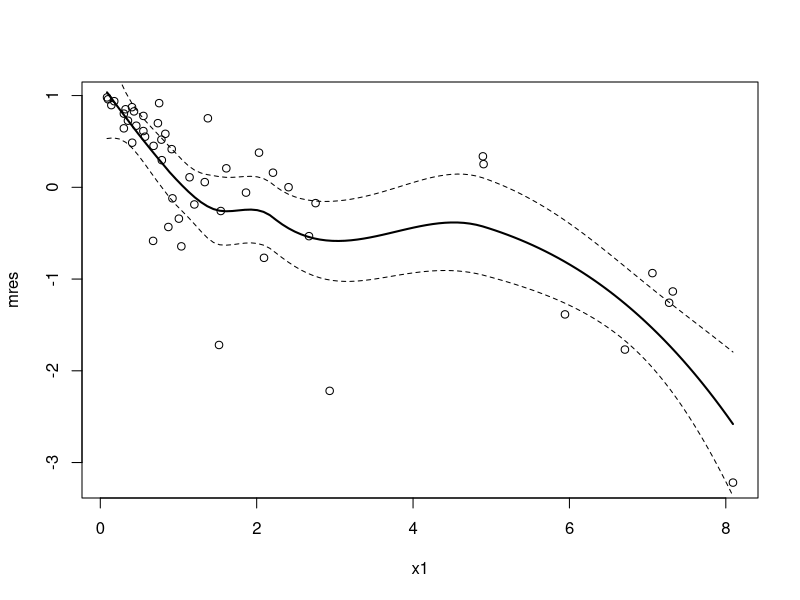
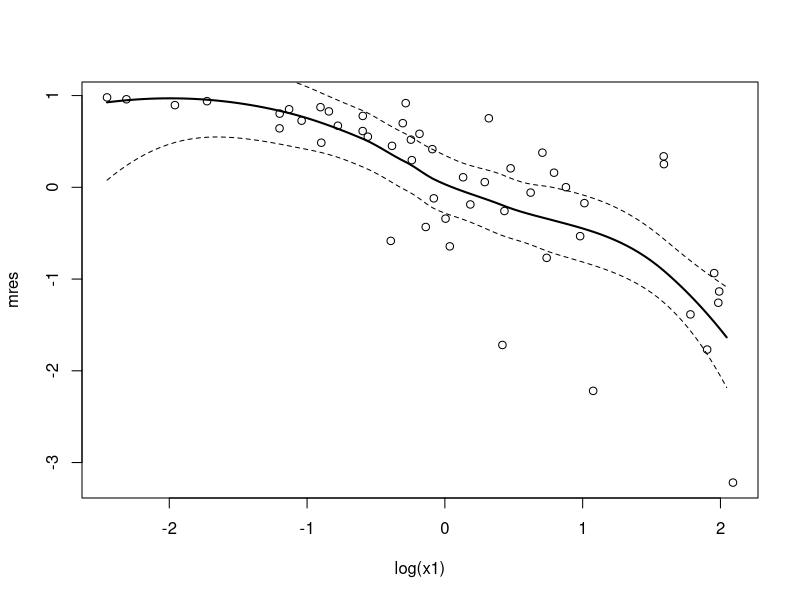
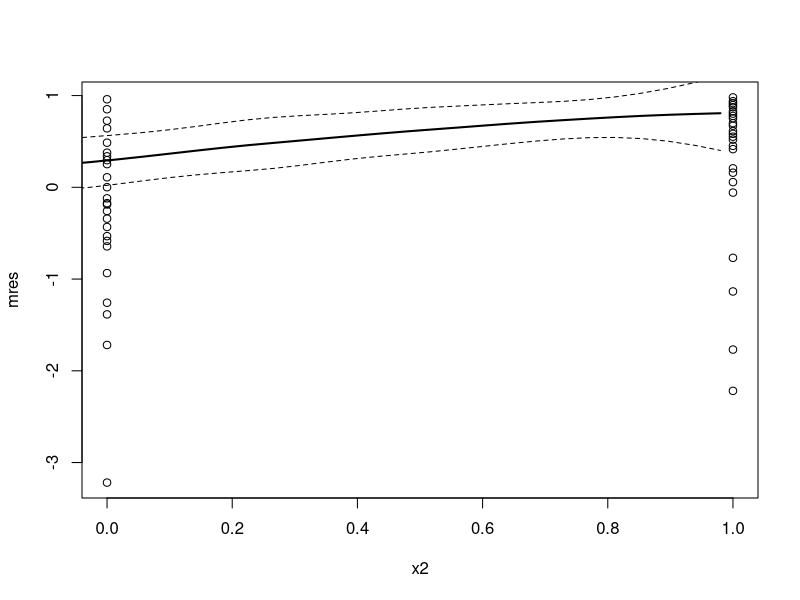
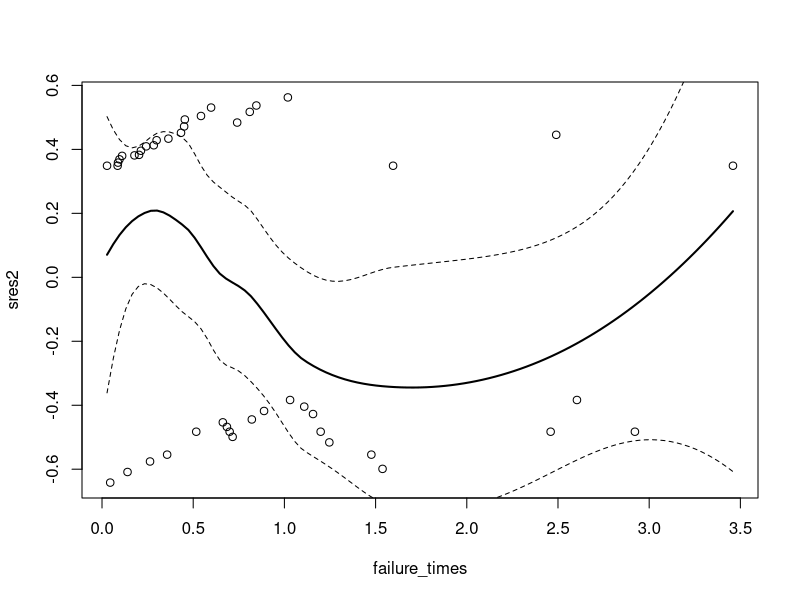
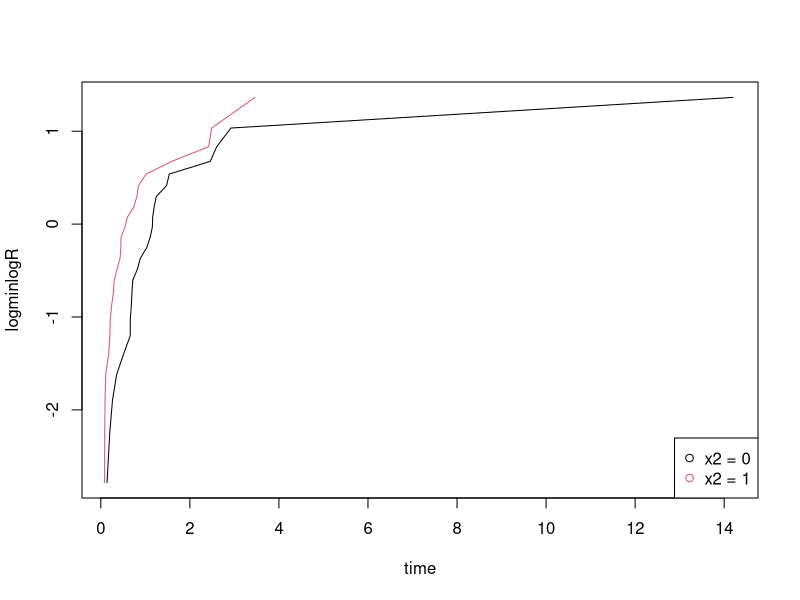
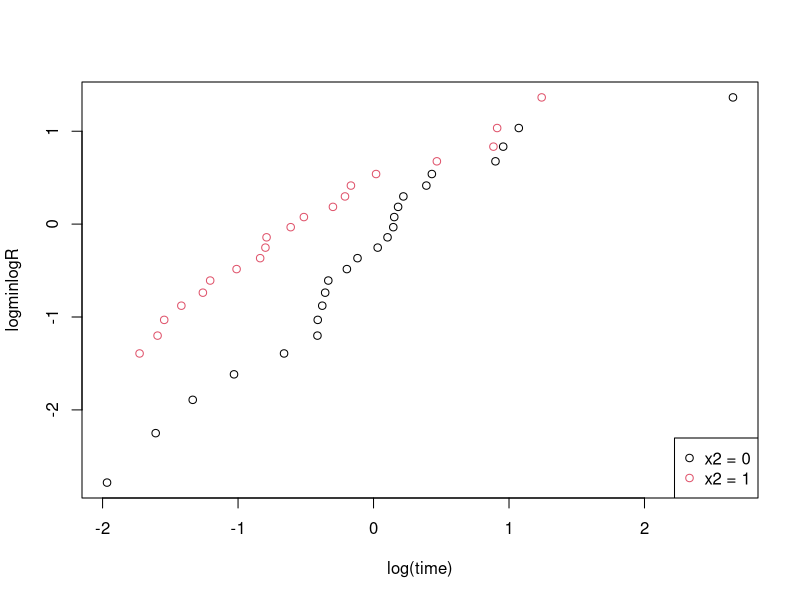
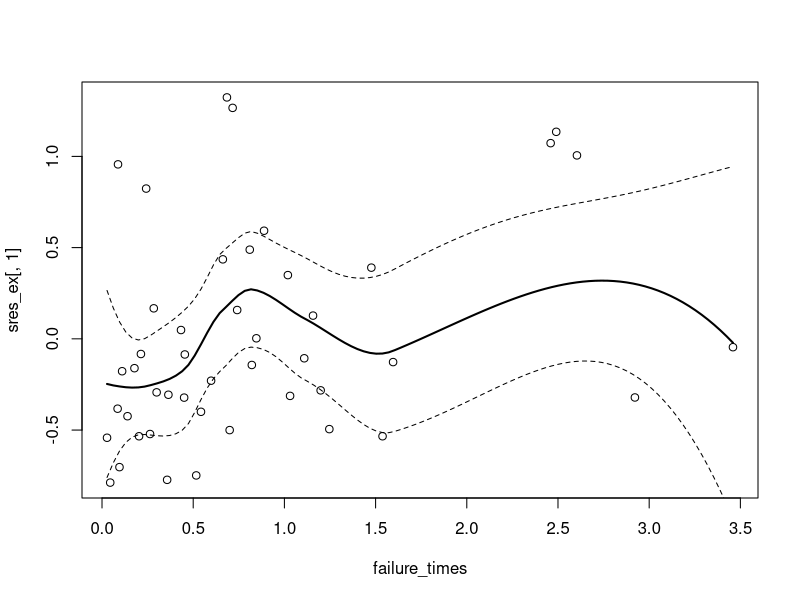
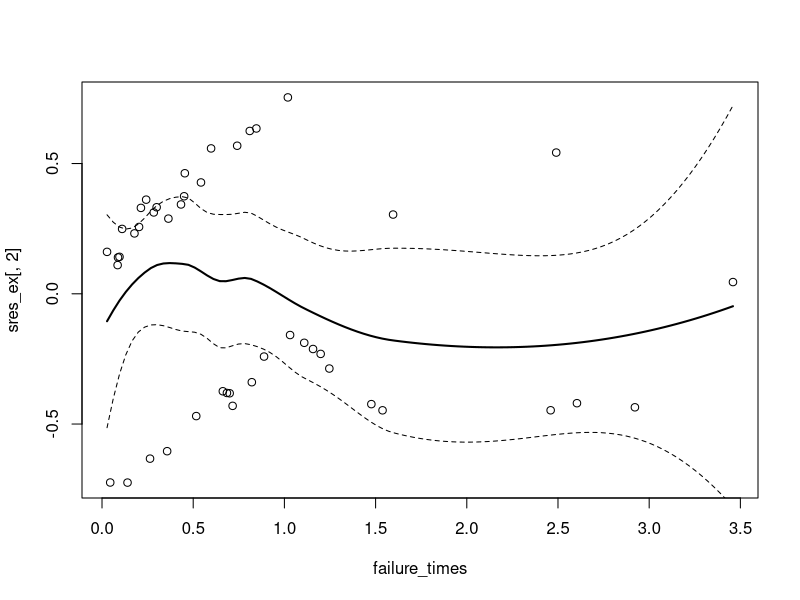

R code for these plots, in order:
rm(list=ls())

## ---- preliminary
library(survival)
data <- read.table("data.dat")
attach(data)

smoothSEcurve <- function(yy, xx) {
  # use after a call to "plot"
  # fit a lowess curve and 95% confidence interval curve
  # make list of x values
  xx.list <- min(xx) + ((0:100)/100)*(max(xx) - min(xx))
  # Then fit loess function through the points (xx, yy)
  # at the listed values
  yy.xx <- predict(loess(yy ~ xx), se=T,
                   newdata=data.frame(xx=xx.list))
  lines(yy.xx$fit ~ xx.list, lwd=2)
  lines(yy.xx$fit -
          qt(0.975, yy.xx$df)*yy.xx$se.fit ~ xx.list, lty=2)
  lines(yy.xx$fit +
          qt(0.975, yy.xx$df)*yy.xx$se.fit ~ xx.list, lty=2)
}

## ---- 1
coxreg <- coxph(Surv(y, delta)~1)
mres <- residuals(coxreg, type="martingale")

plot(x1, mres)
smoothSEcurve(mres, x1)
plot(log(x1), mres)
smoothSEcurve(mres, log(x1))

plot(x2, mres)
smoothSEcurve(x2, mres)

## ---- 2
coxreg2 <- coxph(Surv(y,delta)~x2)
sres2 <- residuals(coxreg2,type="schoenfeld")
failure_times <- sort(y[delta==1])
failure_times <- failure_times[failure_times != 0]
plot(failure_times,sres2)
smoothSEcurve(sres2,failure_times)

Rhat_0 <- survfit(Surv(y) ~ x2, subset={x2==0})
n_0 = length(Rhat_0$surv)
Rhathat_0 <- (tail(Rhat_0$surv, n_0-1) + head(Rhat_0$surv, n_0-1)) / 2
time_0 <- tail(Rhat_0$time, n_0-1)
logminlogR_0 <- log(-log(Rhathat_0))

Rhat_1 <- survfit(Surv(y) ~ x2, subset={x2==1})
n_1 = length(Rhat_1$surv)
Rhathat_1 <- (tail(Rhat_1$surv, n_1-1) + head(Rhat_1$surv, n_1-1)) / 2
time_1 <- tail(Rhat_1$time, n_1-1)
logminlogR_1 <- log(-log(Rhathat_1))

plot(time_0, logminlogR_0, type="l",
     xlab="time",
     ylab="logminlogR")
lines(time_1, logminlogR_1, col=2)
legend("bottomright", legend=c("x2 = 0", "x2 = 1"), col=c(1, 2), pch=1)

plot(log(time_0), logminlogR_0, 
     xlab="log(time)",
     ylab="logminlogR")
points(log(time_1), logminlogR_1, col=2)
legend("bottomright", legend=c("x2 = 0", "x2 = 1"), col=c(1, 2), pch=1)

## ---- 3
new_data <- data
new_data$x1 = log(new_data$x1)
coxreg_ex <- coxph(Surv(y, delta)~x1 + x2, data=new_data)
summary(coxreg_ex)

## ---- 4
sres_ex <- residuals(coxreg_ex,type="schoenfeld")
plot(failure_times,sres_ex[,1])
smoothSEcurve(sres_ex[,1], failure_times)
plot(failure_times,sres_ex[,2])
smoothSEcurve(sres_ex[,2],failure_times)

cox.zph(coxreg_ex)

## ---- 5
R0 = survfit(coxreg_ex)

par(mfrow=c(2,2))
plot(R0, 
     xlab='y',
     ylab=expression('R'[0]))

plot(survfit(coxreg_ex, newdata=data.frame(x1=c(0.2), x2)),
     xlab='y',
     ylab='R')
plot(survfit(coxreg_ex, newdata=data.frame(x1=c(1), x2)),
    xlab='y',
    ylab='R')
# plot(c(0,R0$time), c(1, R0$surv^exp(coxreg_ex$coefficients[['x1']] + coxreg_ex$coefficients[['x2']])), type='s')
plot(survfit(coxreg_ex, newdata=data.frame(x1=c(5), x2)),
     xlab='y',
     ylab='R')
par(mfrow=c(1,1))

## ---- 6

plot(log(-log(R0$surv)),log(R0$time),xlab='t*',ylab=expression('R*'[0]))
smoothSEcurve(log(R0$time),log(-log(R0$surv)))


## ---- 7
weib_reg = survreg(coxreg_ex, dist='weibull')
summary(coxreg_ex)
summary(weib_reg)
# intuition?

## ---- 8

## ---- 9
